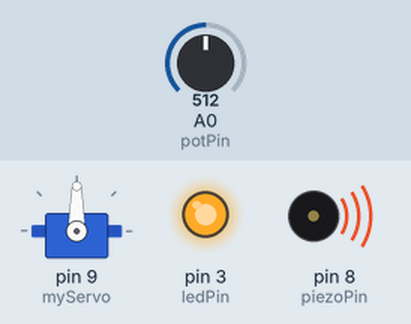
Bench run of a sketch on a simulated Arduino Uno, built with avr-gcc and run on an emulated ATmega328P. Parts: servo, output pins drawn as LEDs (lit = HIGH), buzzer (waves = sounding). Inputs (shaded band) come from the test bench; at power-on: A0 (potPin) = 512. Pins used as bus, display or sensor lines are not drawn.

Above: at 4.4 s.
4.5 s: A0 (potPin) set to 716
At 8.4 s:
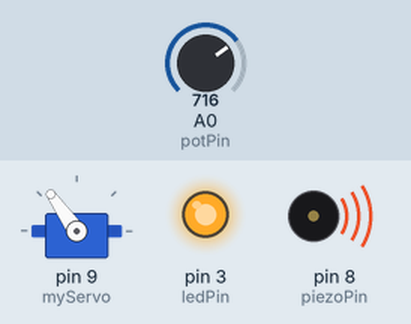
12.5 s: A0 (potPin) set to 900
At 16.1 s:
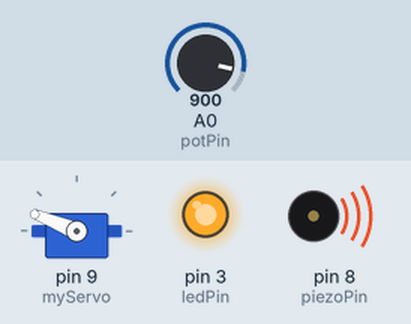
19.9 s: A0 (potPin) set to 1023
At 22.6 s:
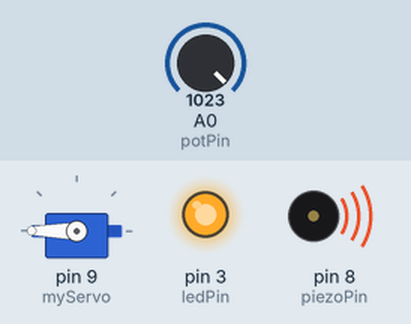
27.2 s: A0 (potPin) set to 306
At 30.2 s:
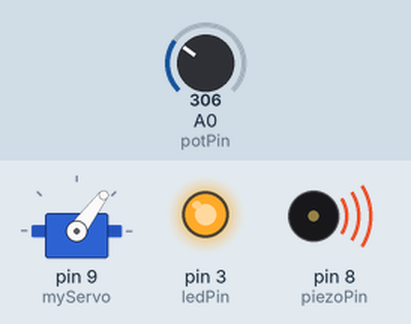
34.6 s: A0 (potPin) set to 122
At 37.9 s:
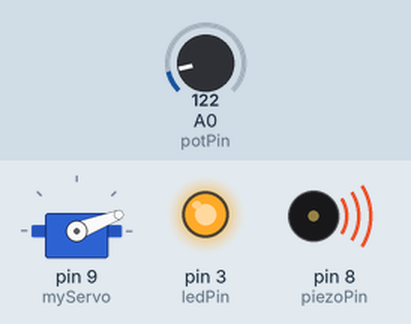
Timing chart, 0 to 43.0 s (numbered marks = the images above; inputs shaded):
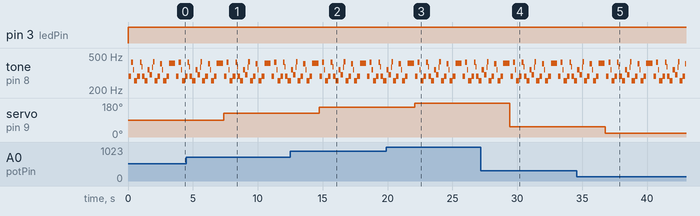

The sketch:

potentiometer_led_servo.ino
```cpp
#include <Servo.h>

Servo myServo;

int potPin=0;//potentiometer pin at analog 0
int ledPin=3;//led pin at digital 3
int piezoPin=8;//piezo pin at digital 8
byte names[] = {'c', 'd', 'e', 'f', 'g', 'a', 'b', 'C'};//array of notes
int tones[] = {1915, 1700, 1519, 1432, 1275, 1136, 1014, 956};//corresponding piezo values
byte melody[] = "2d2a1f2c2d2a2d2c2f2d2a2c2d2a1f2c2d2a2a2g2p8p8p8p";//melody
int count = 0;
int count2 = 0;
int count3 = 0;
int MAX_COUNT = 24;
int statePin = LOW;

int val;
int servoVal;

void setup() {
  myServo.attach(9);//servo attached to the 9 digital pin
  pinMode(ledPin, OUTPUT);
}

void loop() {
  val=analogRead(potPin);//reads potentiometer val
  servoVal=map(val,0,1023,0,180);//maps to adjust pot value to servo val
  myServo.write(servoVal);//sets servo val
  digitalWrite(ledPin,HIGH);//sets led on if connected
  song();//plays song if connected
}
int song(){
  analogWrite(piezoPin, 0);
  for (count = 0; count < MAX_COUNT; count++) {
    statePin = !statePin;
    //digitalWrite(ledPin, statePin);
    for (count3 = 0; count3 <= (melody[count*2] - 48) * 30; count3++) {
      for (count2=0;count2<8;count2++) {
        if (names[count2] == melody[count*2 + 1]) {
          analogWrite(piezoPin,500);
          delayMicroseconds(tones[count2]);
          analogWrite(piezoPin, 0);
          delayMicroseconds(tones[count2]);
        }
        if (melody[count*2 + 1] == 'p') {
          // make a pause of a certain size
          analogWrite(piezoPin, 0);
          delayMicroseconds(5);
        }
      }
    }
  }
  return 0;
}
```

Measured:
- after the input at 4.5 s, servo on pin 9 (myServo): 90° → 125° after 2.9 s
- after the input at 12.5 s, servo on pin 9 (myServo): 125° → 158° after 2.2 s
- after the input at 19.9 s, servo on pin 9 (myServo): 158° → 180° after 2.2 s
- after the input at 27.2 s, servo on pin 9 (myServo): 180° → 53° after 2.2 s
- after the input at 34.6 s, servo on pin 9 (myServo): 53° → 21° after 2.2 s
- by itself, tone on pin 8 (piezoPin): plays 343 Hz for 0.16 s, 300 Hz for 0.20 s, 367 Hz for 0.04 s, 431 Hz for 0.12 s, 258 Hz for 0.24 s, 290 Hz for 0.20 s … (47 notes in this stretch)
